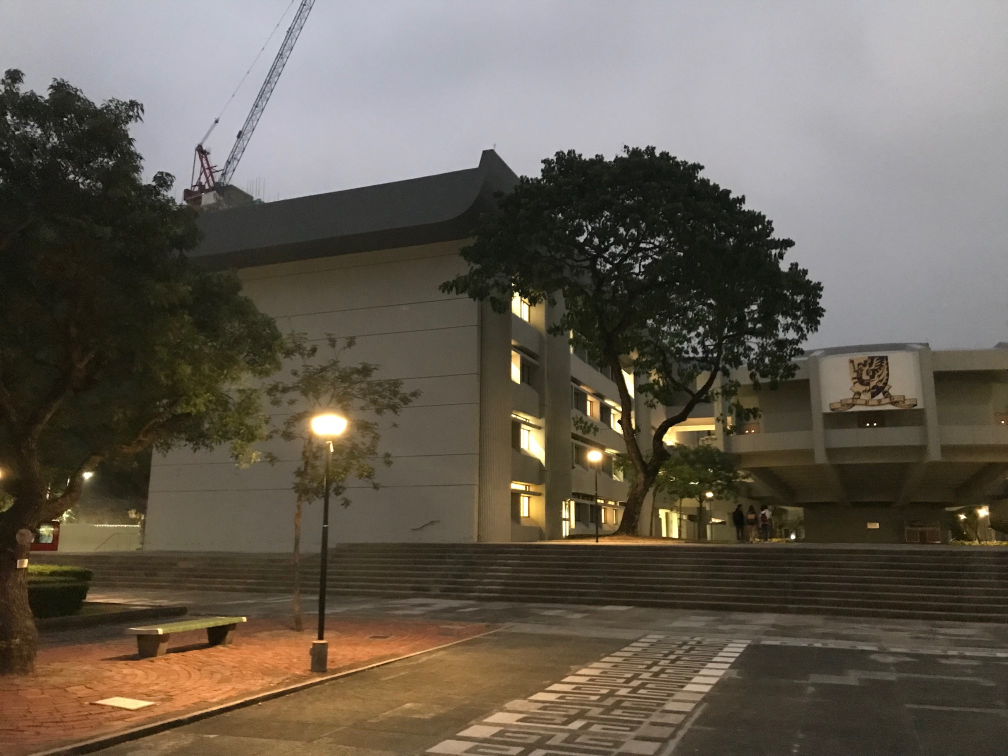
%> input picture Tutorial/Tutorial4 MATLAB for Stitching/cu1.jpg, 2016 x 1512 px (shown at 1/2 size)
$ octave demo.m   (GNU Octave 9; MATLAB toolbox functions it lacks are replaced by stand-ins)
%> lines starting %> are read from the running program, lines starting %| are printed output that depends on the picture
clear, clc, close all
% Preparation
run('vl_setup'); % run once
%> (this line was passed over: vl_setup is not available in this run)

im1 = imread('cu1.JPG');
%> im1 is the input picture: size 1512x2016x3 uint8; mean R, G, B 102.4, 94.2, 82.8
im2 = imread('cu2.JPG');
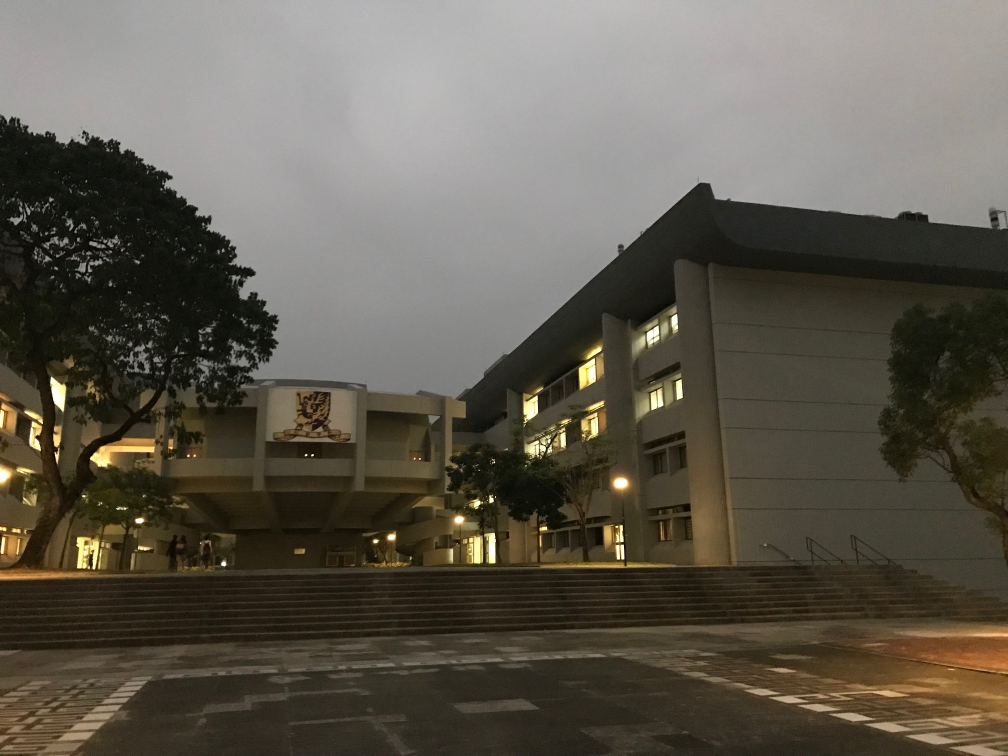
%> input picture Tutorial/Tutorial4 MATLAB for Stitching/cu2.jpg, 2016 x 1512 px (shown at 1/2 size)
%> im2 is the input picture: size 1512x2016x3 uint8; mean R, G, B 95.6, 90.2, 79

im1 = imresize(im1, 0.5); im1 = rgb2gray(im1); im1 = single(im1);
%> after `im1 = imresize(im1, 0.5)`:
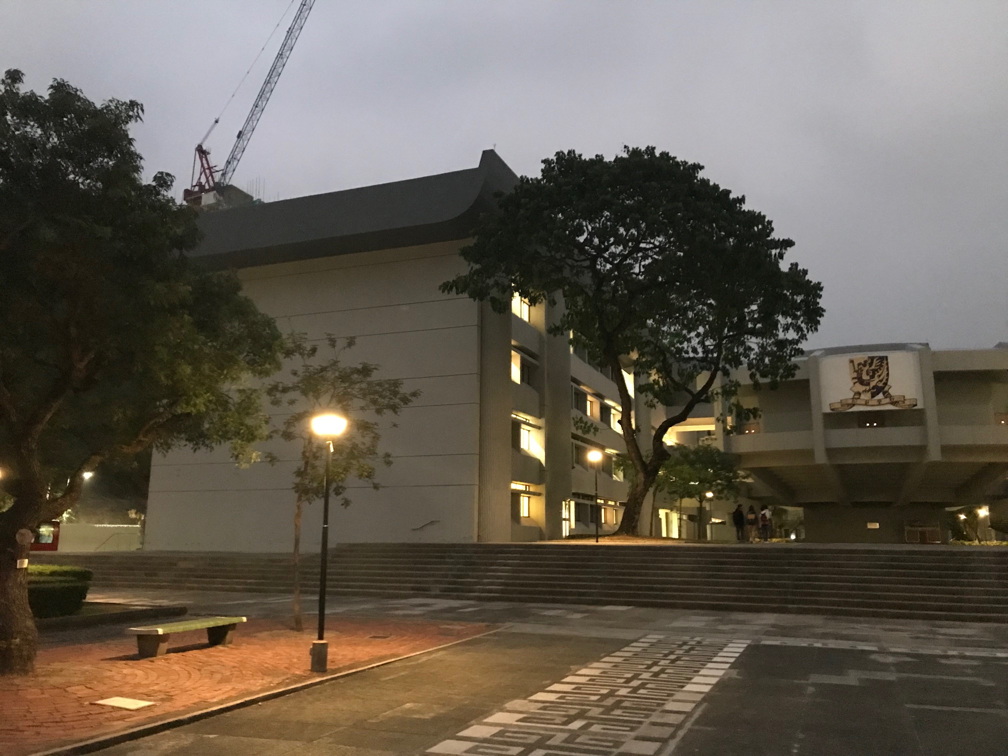
%> im1: size 756x1008x3 uint8; mean R, G, B 102.4, 94.2, 82.8
%> after `im1 = rgb2gray(im1)`:
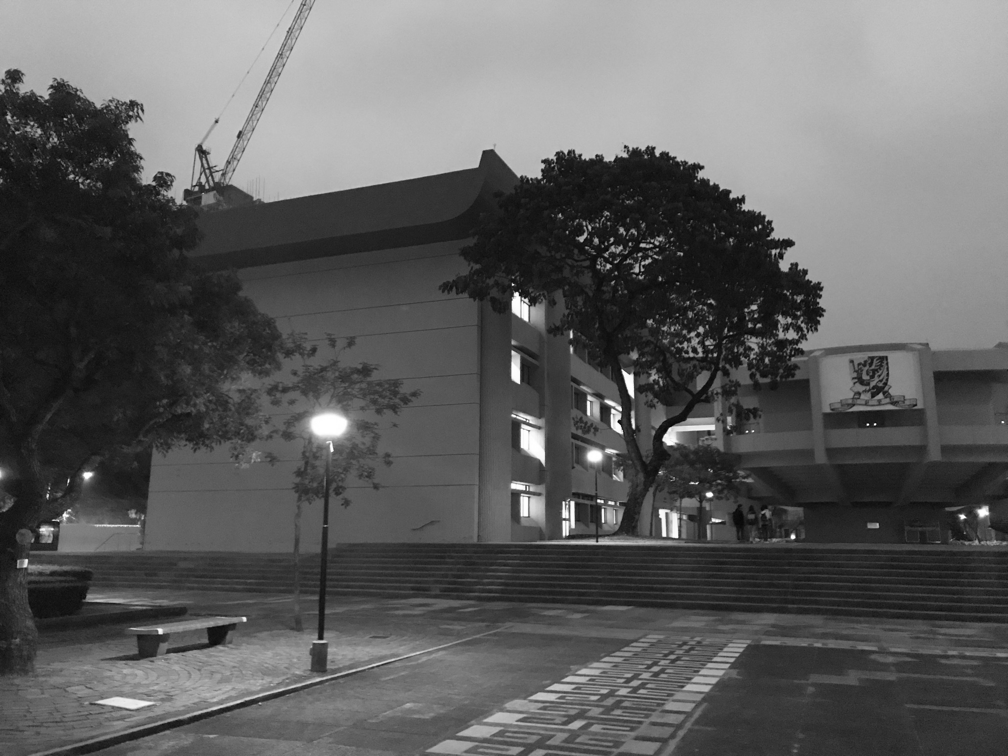
%> im1: size 756x1008 uint8; min 1, max 255, mean 95.3
im2 = imresize(im2, 0.5); im2 = rgb2gray(im2); im2 = single(im2);
%> after `im2 = imresize(im2, 0.5)`:
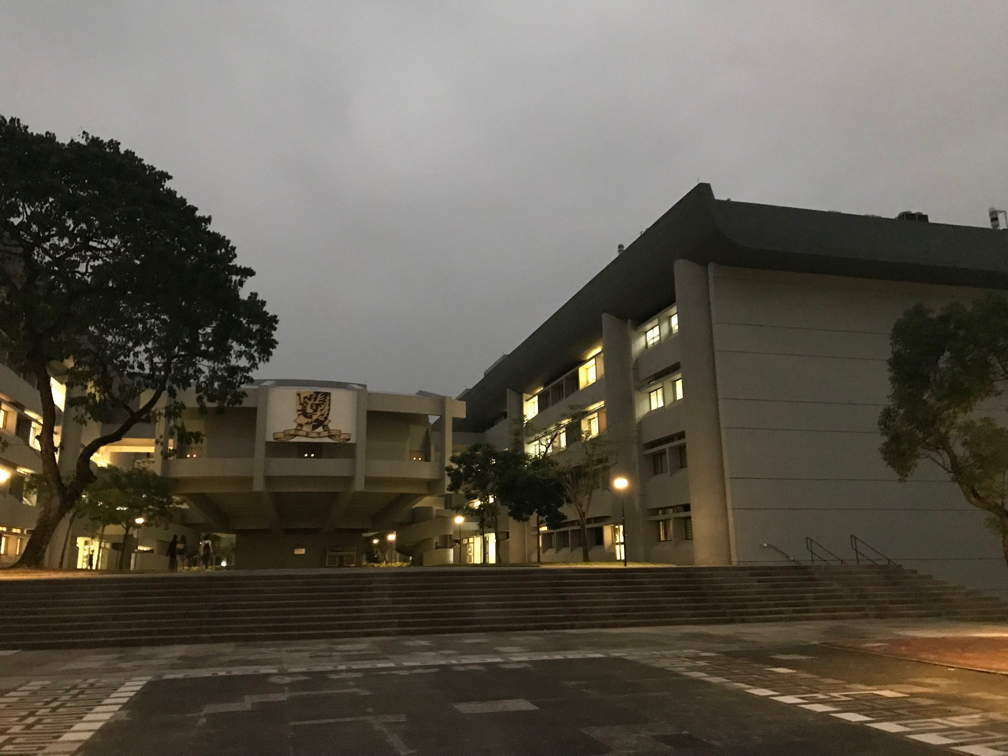
%> im2: size 756x1008x3 uint8; mean R, G, B 95.6, 90.2, 79
%> after `im2 = rgb2gray(im2)`:
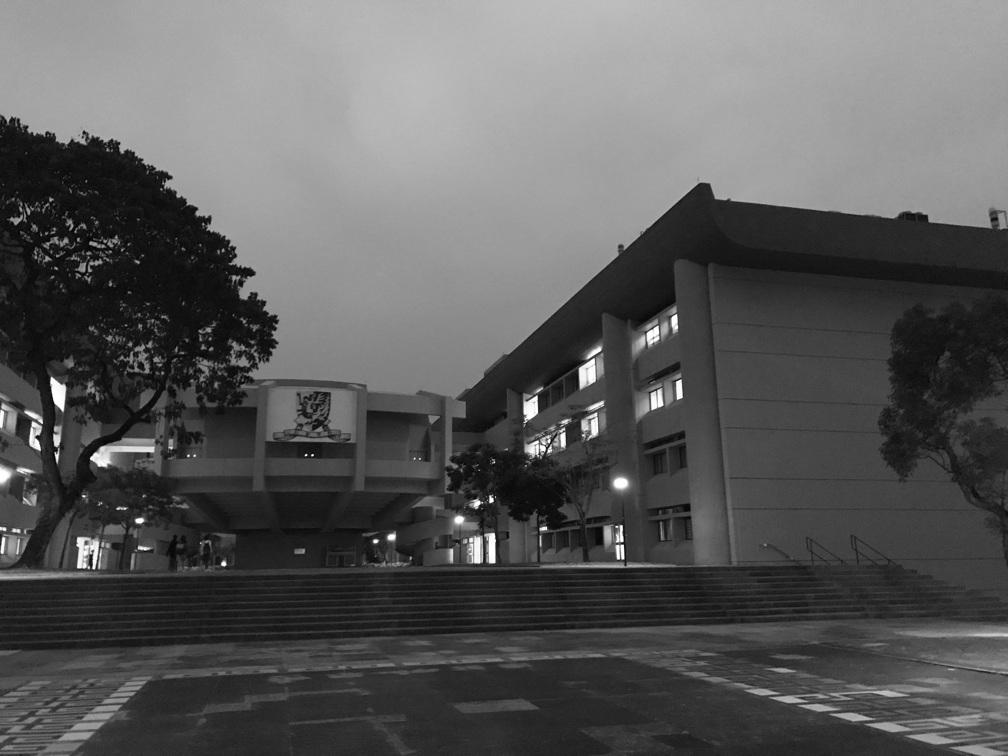
%> im2: size 756x1008 uint8; min 1, max 255, mean 90.5

% Find SIFT Features and Descriptors
%> (the run ends here)
